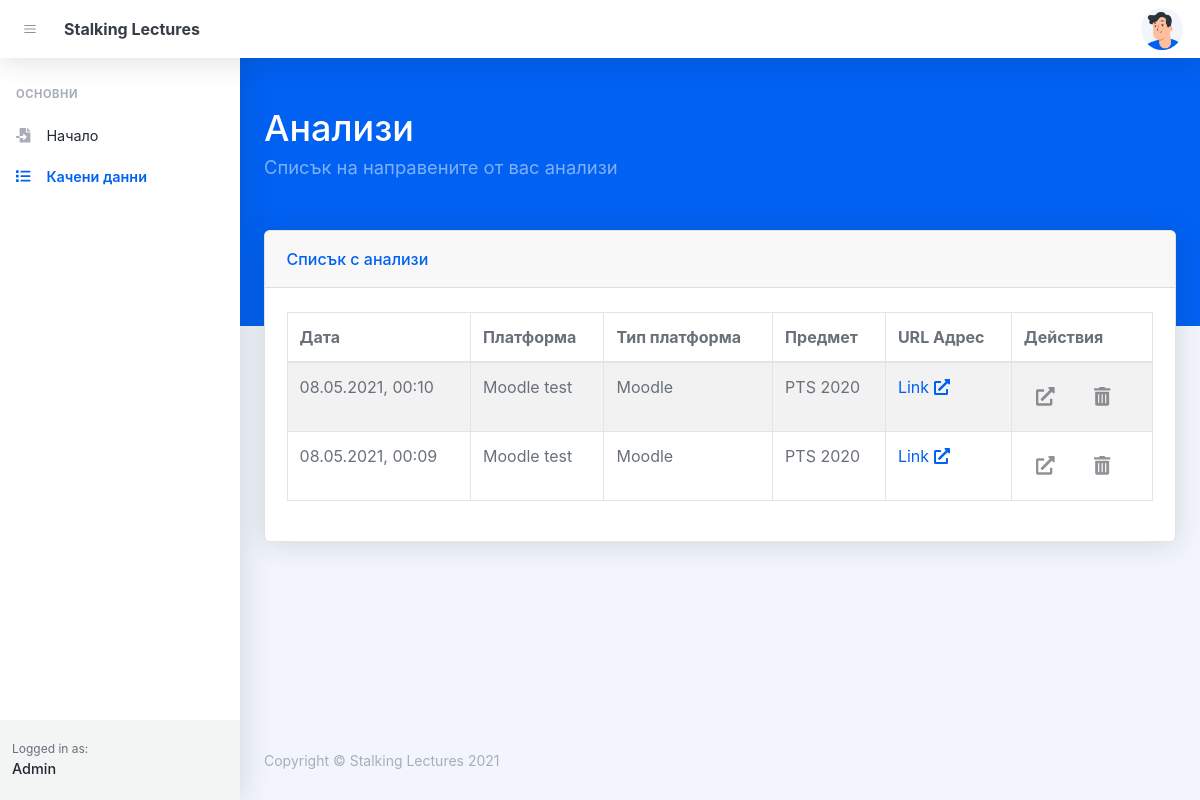
The page /analysis/ (signed in) on the database as committed earlier.
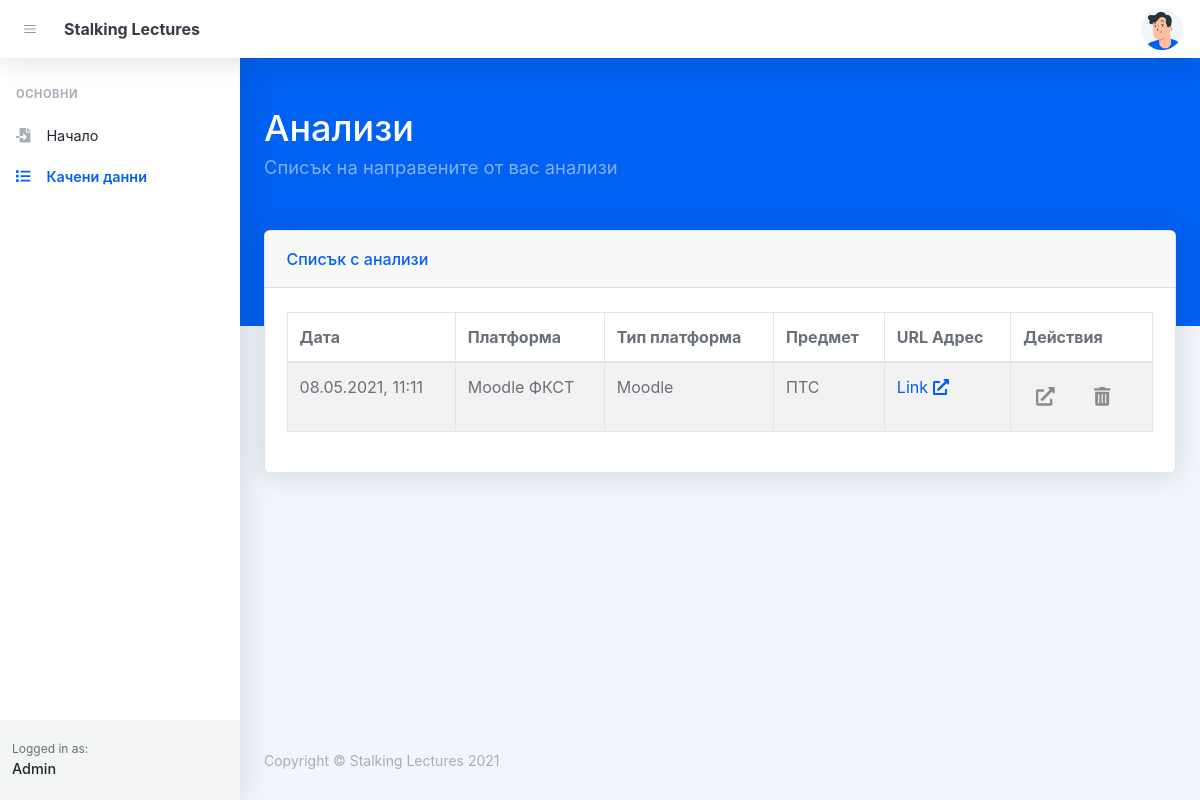
The same page on the database as committed later.
### api/models.py (models this page shows, shortened)
class Upload(models.Model):
    user = models.ForeignKey(User, on_delete=models.CASCADE)
    platform_name = models.CharField(max_length=255)
    platform_type = models.CharField(max_length=255)
    platform_url = models.URLField(max_length=512)
    course_name = models.CharField(max_length=255)
    application_field = models.CharField(max_length=255, choices=appl_field_sl, default=appl_field_sl[0][1][0][0][0])
    date_added = models.DateTimeField(auto_now_add=True)

### frontend/views.py (the view)
# urls.py: path('analysis/', views.analysis_list_view, name='analysis'),
@login_required
def analysis_list_view(request):
    context = {}
    context['uploaded_analysis'] = Upload.objects.filter(
        user=request.user).order_by('-date_added')
    return render(request, 'frontend/pages/analysis.html', context)

### templates/frontend/pages/analysis.html (shortened to what this page needs)
{% extends 'frontend/base.html' %}
{% block header %}Анализи{% endblock %}
{% block header_desc %}Списък на направените от вас анализи{% endblock %}
{% block content %}
<div class="container mt-n10">
  <div class="row">
    <div class="col">
      <div class="card h-100">
        <div class="card-header">Списък с анализи</div>
        <div class="card-body h-100 d-flex flex-column justify-content-center py-5 py-xl-4">
          <table id="analisysListTable" class="table table-striped table-bordered table-responsive-sm rounded"
            style="width: 100%;" cellspacing="0">
            <thead>
              <tr>
                <th>Дата</th>
                <th>Платформа</th>
                <th>Тип платформа</th>
                <th>Предмет</th>
                <th>URL Адрес</th>
                <th>Действия</th>
              </tr>
            </thead>
            <tbody>
              {% for row in uploaded_analysis %}
              <tr>
                <td>{{ row.date_added|date:"d.m.Y, H:i" }}</td>
                <td>{{ row.platform_name }}</td>
                <td>{{ row.platform_type }}</td>
                <td>{{ row.course_name }}</td>
                <td>
                  <a href="{{ row.platform_url }}" target="_blank">Link <i class="fas fa-external-link-alt"></i></a>
                </td>
                <td>
                  <a href="{% url 'analysis_item' row.pk %}"
                    class="btn btn-datatable btn-icon btn-transparent-dark mr-2">
                    <i class="fas fa-external-link-alt fa-lg"></i></a>
                  <button class="btn btn-datatable btn-icon btn-transparent-dark delete" id="{{ row.id }}">
                    <i class="fas fa-trash-alt fa-lg"></i></button>
                </td>
              </tr>
              {% endfor %}
            </tbody>
          </table>
        </div>
      </div>
    </div>
  </div>
</div>
{% endblock %}
{% block styles %}
<link rel="stylesheet" href="https://cdn.datatables.net/1.10.24/css/dataTables.bootstrap4.min.css">
{% endblock %}

### templates/frontend/base.html (shortened to what this page needs)
{% load static %}
<!DOCTYPE html>
<html lang="bg">
<head>
  <link href="{% static 'css/styles.new.css' %}" rel="stylesheet" />
  {% block styles %}
  {% endblock %}
</head>
<body class="nav-fixed">
  <nav class="topnav navbar navbar-expand shadow justify-content-between justify-content-sm-start navbar-light bg-white"
    id="sidenavAccordion">
    <button class="btn btn-icon btn-transparent-dark order-0 mx-2" id="sidebarToggle">
      <i data-feather="menu"></i>
    </button>
    <a class="navbar-brand p-1" href="{% url 'home' %}">Stalking Lectures</a>
    <ul class="navbar-nav align-items-center ml-auto">
      <li class="nav-item dropdown no-caret mr-3 mr-lg-0 dropdown-user">
        <a class="btn btn-icon btn-transparent-dark dropdown-toggle" id="navbarDropdownUserImage"
          href="javascript:void(0);" role="button" data-toggle="dropdown" aria-haspopup="true"
          aria-expanded="false"><img class="img-fluid" src="{% static 'assets/img/defaults/avatar.png' %}" /></a>
      </li>
    </ul>
  </nav>
  <div id="layoutSidenav">
    <div id="layoutSidenav_nav">
      {% include 'frontend/sidenav_menu.html' %}
    </div>
    <div id="layoutSidenav_content">
      <main>
        <header class="page-header page-header-dark bg-primary pb-10">
          <div class="container">
            <div class="page-header-content pt-4">
              <div class="row align-items-center justify-content-between">
                <div class="col-auto mt-4">
                  <h1 class="page-header-title">
                    {% block header %}{% endblock %}
                  </h1>
                  <div class="page-header-subtitle">{% block header_desc %}{% endblock %}</div>
                </div>
              </div>
            </div>
          </div>
        </header>
        {% block content %}
        {% endblock %}
      </main>
      <footer class="footer mt-auto footer-light">
        <div class="container-fluid">
          <div class="row">
            <div class="col-md-6 small">Copyright &#xA9; Stalking Lectures 2021</div>
          </div>
        </div>
      </footer>
    </div>
  </div>
</body>
</html>

### templates/frontend/sidenav_menu.html
<nav class="sidenav shadow-right sidenav-light">
    <div class="sidenav-menu">
        <div class="nav accordion" id="accordionSidenav">
            <div class="sidenav-menu-heading">Основни</div>
            <a class="nav-link" href="{% url 'home' %}">
                <div class="nav-link-icon"><i class="fas fa-file-import"></i></div>
                Начало
            </a>
            <a class="nav-link" href="{% url 'analysis' %}">
                <div class="nav-link-icon"><i class="fas fa-list"></i></div>
                Качени данни
            </a>
        </div>
    </div>
    <div class="sidenav-footer">
        <div class="sidenav-footer-content">
            <div class="sidenav-footer-subtitle">Logged in as:</div>
            <div class="sidenav-footer-title">{{user.first_name}} {{user.last_name}}</div>
        </div>
    </div>
</nav>

Rows that differ between the two databases and show on the page:
removed Upload: date_added "08.05.2021, 00:10", platform_name "Moodle test", platform_type "Moodle", course_name "PTS 2020"
removed Upload: date_added "08.05.2021, 00:09", platform_name "Moodle test", platform_type "Moodle", course_name "PTS 2020"
added Upload: date_added "08.05.2021, 11:11", platform_name "Moodle ФКСТ", platform_type "Moodle", course_name "ПТС"
